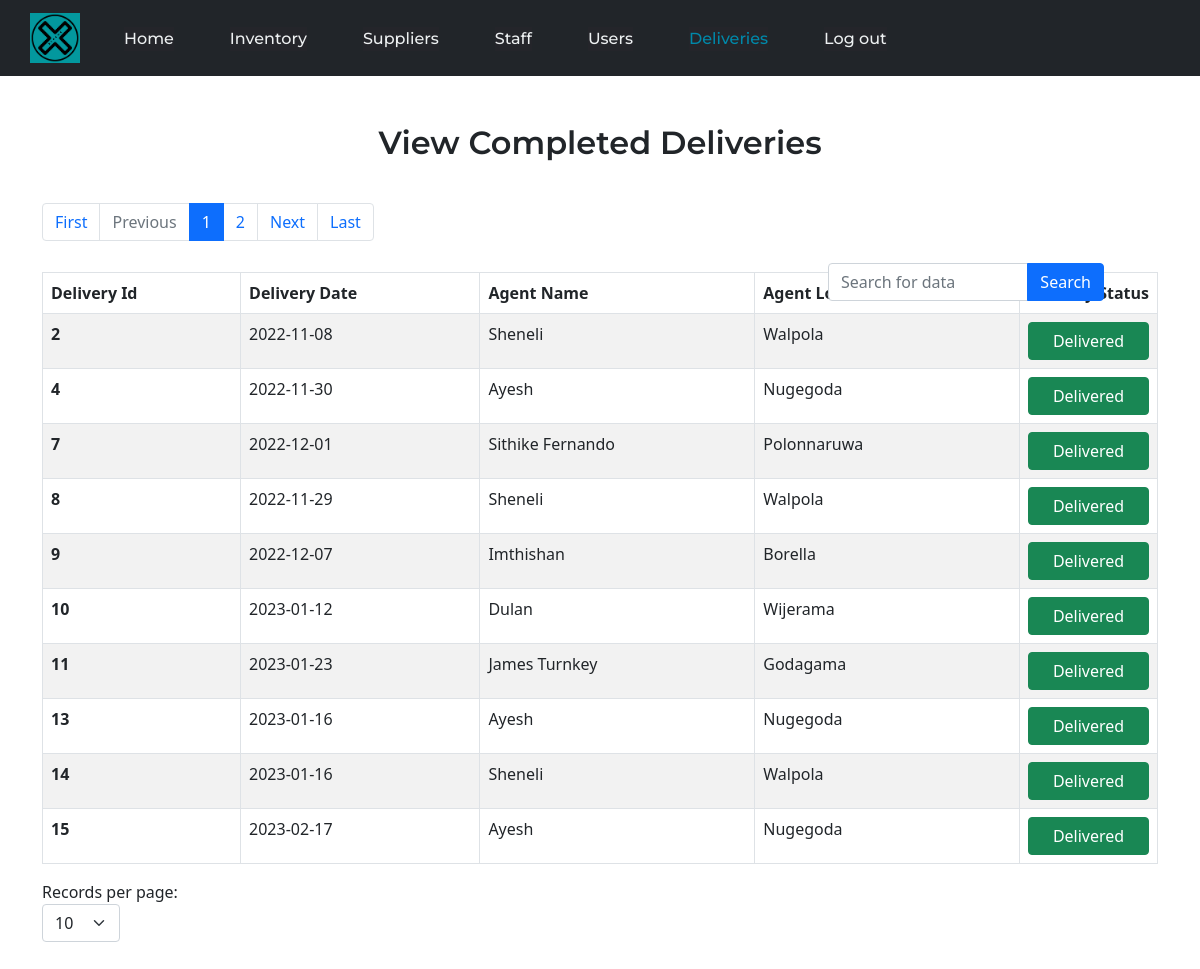
The page /View/DeliveryViewCompletedDeliveries.php (signed in) on the database its author committed.
### tables this page shows
CREATE TABLE `delivery` (
  `delivery_id` int(11) NOT NULL,
  `delivery_scheduled_date` date NOT NULL,
  `delivery_dispatched_date` date DEFAULT NULL,
  `delivery_completed_date` date DEFAULT NULL,
  `delivery_agent_id` int(11) NOT NULL,
  `delivery_status` int(11) DEFAULT 4
);

CREATE TABLE `deliveryagent` (
  `agent_id` int(11) NOT NULL,
  `agent_name` varchar(128) NOT NULL,
  `agent_location` varchar(128) NOT NULL,
  `agent_address` varchar(256) NOT NULL,
  `agent_status` int(11) NOT NULL DEFAULT 1
);

### View/DeliveryViewCompletedDeliveries.php (the view, shortened to what this page needs)
<?php
$thisDBConnection = new DbConnection();
$myCon = $thisDBConnection->con;
if (isset($_GET['page'])) {
    $page = $_GET['page'];
} else {
    $page = 1;
}
if(isset($_POST['limitSelector'])){
    $_SESSION['limitedCompletedDeliveries'] = $_POST['limitSelector'];
    $limit = $_POST['limitSelector'];
    $page = 1;
}else{
    if(isset($_SESSION['limitedCompletedDeliveries'])){
        $limit = $_SESSION['limitedCompletedDeliveries'];
    }else{
        $limit = 10;
    }
}
$start = ($page - 1) * $limit;
if (isset($_GET["search"])) {
    $filters = $_GET["search"];
    $page = 0;
    $sql = "SELECT * FROM delivery JOIN deliveryagent ON delivery.delivery_agent_id = deliveryagent.agent_id WHERE CONCAT(delivery_id, delivery_scheduled_date, agent_name, agent_location) LIKE '%$filters%' AND delivery_status=1 ORDER BY delivery_status DESC, delivery_id ASC;";
    $result = $myCon->query($sql) or die($myCon->error);
    $resCheck = mysqli_num_rows($result);
    $deliveries = $result->fetch_all(MYSQLI_ASSOC);
} else {
    $sql = "SELECT * FROM delivery JOIN deliveryagent ON delivery.delivery_agent_id = deliveryagent.agent_id WHERE delivery_status=1 ORDER BY delivery_status DESC, delivery_id ASC LIMIT $start, $limit;";
    $result = $myCon->query($sql) or die($myCon->error);
    $deliveries = $result->fetch_all(MYSQLI_ASSOC);
}
$sqlNew = "SELECT count(delivery_id) AS delivery_id FROM delivery WHERE delivery_status=1";
$resultNew = $myCon->query($sqlNew) or die($myCon->error);
$deliveryCount = $resultNew->fetch_all(MYSQLI_ASSOC);
$total = $deliveryCount[0]['delivery_id'];
$pages = ceil($total / $limit);
$previous = $page - 1;
$next = $page + 1;
?>
<!DOCTYPE html>
<html>
<head>
    <link rel="stylesheet" type="text/css" href="../bootstrap/bootstrap-5.0.2-dist/css/bootstrap.min.css">
    <link rel="stylesheet" type="text/css" href="../CSS/HeaderStyles.css">
    <link rel="stylesheet" type="text/css" href="../CSS/DeliveryManageDeliveriesStyles.css">
</head>
<body>
    <nav class="navbar navbar-expand-lg navbar-dark bg-dark">
        <a class="navbar-brand" href="#">
            <img class="logo" src="../Commons/Icons/logotest.png" alt="logo" width="50px" height="50px">
        </a>
        <div class="collapse navbar-collapse" id="navbarSupportedContent">
            <form action="../Controller/HeaderController.php" method="post">
                <ul class="navbar-nav mr-auto navLinks">
                    <li id="nav1" class="nav-item">
                        <a class="nav-link" href="#"> <button class="btnToTxt" type="submit" name="submit" value="navHome"> Home </button> </a>
                    </li>
                    <li id="nav2" class="nav-item">
                        <a class="nav-link" href="#"> <button class="btnToTxt" type="submit" name="submit" value="navInventory"> Inventory </button> </a>
                    </li>
                    <li id="nav3" class="nav-item">
                        <a class="nav-link" href="#"> <button class="btnToTxt" type="submit" name="submit" value="navSuppliers"> Suppliers </button> </a>
                    </li>
                    <li id="nav4" class="nav-item">
                        <a class="nav-link" href="#"> <button class="btnToTxt" type="submit" name="submit" value="navStaff"> Staff </button> </a>
                    </li>
                    <li id="nav5" class="nav-item">
                        <a class="nav-link" href="#"> <button class="btnToTxt" type="submit" name="submit" value="navProfile"> Users </button> </a>
                    </li>
                    <li id="nav7" class="nav-item">
                        <a class="nav-link" href="#"> <button class="activeItem btnToTxt" type="submit" name="submit" value="navDelivery"> Deliveries </button> </a>
                    </li>
                    <li id="nav6" class="nav-item">
                        <a class="nav-link" href="#"> <button class="btnToTxt" type="submit" name="submit" value="navLogout"> Log out </button> </a>
                    </li>
                </ul>
            </form>
        </div>
    </nav>
    <br><br>
    <div class="container">
        <div class="row">
            <div class="col-12">
                <h2 class="TitleTxt">View Completed Deliveries</h2>
            </div>
            <div class="col-12">
            </div>
        </div>
        <div class="row">
            <div class="col-8">
                <nav class="paginationNav">
                    <ul class="pagination">
                        <li class="page-item">
                            <a class="page-link" href="DeliveryViewCompletedDeliveries.php?page=1">First</a>
                        </li>
                        <li class="page-item <?php if ($page == 1 || $page == 0) {
                                                    echo "disabled";
                                                } ?>">
                            <a class="page-link" href="DeliveryViewCompletedDeliveries.php?page=<?php echo $previous; ?>">Previous</a>
                        </li>
                        <?php for ($i = 1; $i <= $pages; $i++) { ?>
                            <li class="page-item<?php if ($i == $page) {
                                                    echo " active";
                                                } ?>">
                                <a class="page-link" href="DeliveryViewCompletedDeliveries.php?page=<?php echo $i; ?>"> <?php echo $i; ?> </a>
                            </li>
                        <?php } ?>
                        <li class="page-item <?php if ($page == $pages || $page == 0) {
                                                    echo "disabled";
                                                } ?>">
                            <a class="page-link" href="DeliveryViewCompletedDeliveries.php?page=<?php echo $next; ?>">Next</a>
                        </li>
                        <li class="page-item">
                            <a class="page-link" href="DeliveryViewCompletedDeliveries.php?page=<?php echo $pages; ?>">Last</a>
                        </li>
                    </ul>
                </nav>
            </div>
            <div class="col-3 searchbar">
                <form action="" method="get">
                    <div class="input-group mb-3">
                        <input id="search" name="search" value="<?php if (isset($_GET["search"])) {
                                                                    echo $_GET["search"];
                                                                } ?>" type="text" class="form-control" placeholder="Search for data">
                        <button type="submit" class="btn btn-primary">Search</button>
                    </div>
                </form>
            </div>
        </div>
        <div class="row">
            <div class="col-12">
                <table class="table table-striped table-hover table-bordered table-responsive">
                    <thead>
                        <tr>
                            <th scope="col">Delivery Id</th>
                            <th scope="col">Delivery Date</th>
                            <th scope="col">Agent Name</th>
                            <th scope="col">Agent Location</th>
                            <th scope="col" id="Status">Delivery Status</th>
                        </tr>
                    </thead>
                    <tbody>
                        <?php foreach ($deliveries as $delivery) { ?>
                            <tr>
                                <th scope="row"><?php echo $delivery['delivery_id']; ?></th>
                                <td id="DeliveryDate<?php echo $delivery['delivery_id']; ?>"> <?php echo $delivery['delivery_scheduled_date']; ?></td>
                                <td id="DeliveryAgentName<?php echo $delivery['delivery_id']; ?>"> <?php echo $delivery['agent_name']; ?></td>
                                <td id="DeliveryAgentLocation<?php echo $delivery['delivery_id']; ?>"> <?php echo $delivery['agent_location']; ?></td>
                                <td id="DeliveryStatus<?php echo $delivery['delivery_id']; ?>">
                                    <?php
                                    $deliveryStatus = $delivery['delivery_status'];
                                    if ($deliveryStatus == 1) {
                                        $deliveryStatus = "<button type='button' class='btn btn-block btn-success btn-status'>Delivered</button>";
                                    } else {
                                        $deliveryStatus = "<button type='button' class='btn btn-block btn-secondary btn-status'>Archived</button>";
                                    }
                                    echo $deliveryStatus;
                                    ?>
                                </td>
                            </tr>
                        <?php } ?>
                    </tbody>
                </table>
            </div>
        </div>
        <div class="row">
            <form action="#" method="post" class="limitSelectForm">
                <label>Records per page:</label>
                <select id="limitSelector" name="limitSelector" class="form-select limitSelect" onchange="changeLimits()">
                    <option <?php if($limit == 10){ echo "selected"; } ?> value="10">10</option>
                </select>
            </form>
        </div>
    </div>
</body>
</html>

### CSS/HeaderStyles.css (style rules this page uses)
* { box-sizing: border-box; margin: 0; padding: 0; }
nav { padding-top: 1.2%; padding-bottom: 1.2%; padding-left: 30px; }
.logo { cursor:pointer; }
.navLinks { display: flex; align-items: center; list-style: none; margin-bottom: 0; }
.navLinks li { display: inline-block; padding-top: 0; padding-bottom: 0; padding-left: 20px; padding-right: 20px; }
.navLinks li a button { transition: all 0.3s ease 0s; }
.btnToTxt { font-family: "Montserrat", sans-serif; font-weight: 500; font-size: 16px; color: #edf0f1; text-decoration: none; background-color:#24252A; border:none; outline: none; margin:0; padding:0; color: #edf0f1; }
.activeItem { color: #0088a9; }

### CSS/DeliveryManageDeliveriesStyles.css (style rules this page uses)
.TitleTxt { font-family: "Montserrat", sans-serif; font-weight: 600; text-align: center; }
.paginationNav { padding-left: 0; padding-right: 0; padding-bottom: 0.9rem; }
.limitSelect { width: auto; margin: 0; }
.limitSelectForm { margin-bottom: 2rem; }
.searchbar { position: absolute; top:27%; right: 7%; }
table { table-layout: auto; }
td, th { white-space: nowrap; overflow: hidden; text-overflow: ellipsis; }
.btn-status { color: white; width: 100%; }
#Status { width: 5%; }

### rows shown on the page
delivery: delivery_id "2", delivery_scheduled_date "2022-11-08", deliveryagent.agent_name "Sheneli", deliveryagent.agent_location "Walpola", delivery_status "Delivered"
delivery: delivery_id "4", delivery_scheduled_date "2022-11-30", deliveryagent.agent_name "Ayesh", deliveryagent.agent_location "Nugegoda", delivery_status "Delivered"
delivery: delivery_id "7", delivery_scheduled_date "2022-12-01", deliveryagent.agent_name "Sithike Fernando", deliveryagent.agent_location "Polonnaruwa", delivery_status "Delivered"
delivery: delivery_id "8", delivery_scheduled_date "2022-11-29", deliveryagent.agent_name "Sheneli", deliveryagent.agent_location "Walpola", delivery_status "Delivered"
delivery: delivery_id "9", delivery_scheduled_date "2022-12-07", deliveryagent.agent_name "Imthishan", deliveryagent.agent_location "Borella", delivery_status "Delivered"
delivery: delivery_id "10", delivery_scheduled_date "2023-01-12", deliveryagent.agent_name "Dulan", deliveryagent.agent_location "Wijerama", delivery_status "Delivered"
delivery: delivery_id "11", delivery_scheduled_date "2023-01-23", deliveryagent.agent_name "James Turnkey", deliveryagent.agent_location "Godagama", delivery_status "Delivered"
delivery: delivery_id "13", delivery_scheduled_date "2023-01-16", deliveryagent.agent_name "Ayesh", deliveryagent.agent_location "Nugegoda", delivery_status "Delivered"
delivery: delivery_id "14", delivery_scheduled_date "2023-01-16", deliveryagent.agent_name "Sheneli", deliveryagent.agent_location "Walpola", delivery_status "Delivered"
delivery: delivery_id "15", delivery_scheduled_date "2023-02-17", deliveryagent.agent_name "Ayesh", deliveryagent.agent_location "Nugegoda", delivery_status "Delivered"
